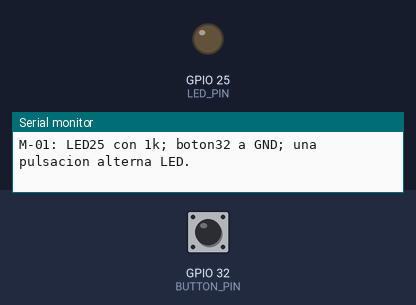
A sketch run on a simulated ESP32. Shown: output pins drawn as LEDs (lit = HIGH), the last lines printed to the serial monitor. The test bench sets the inputs (shaded band); at power-on: GPIO 32 (BUTTON_PIN) HIGH.

Above: at 1.2 s.
1.3 s: GPIO 32 (BUTTON_PIN) pulled LOW for 0.15 s
At 2.5 s:
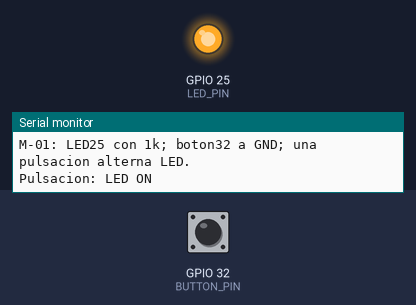
2.9 s: GPIO 32 (BUTTON_PIN) pulled LOW for 1 s
At 4.0 s:
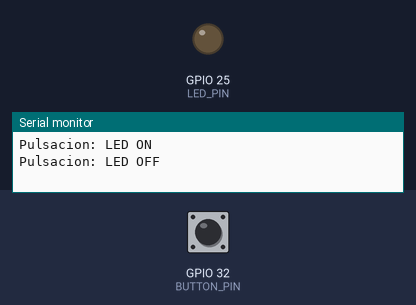
5.4 s: GPIO 32 (BUTTON_PIN) pulled LOW for 3.2 s
At 5.9 s:
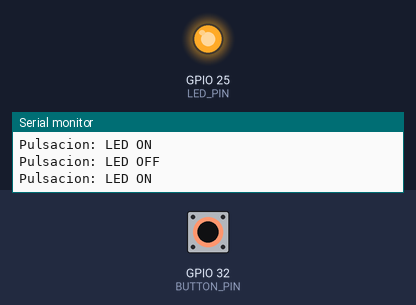
Timing chart, 0 to 8.4 s (numbered marks = the images above; inputs shaded):
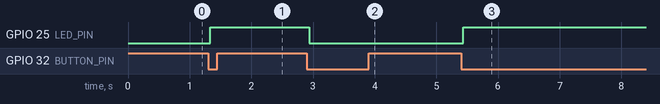

Measured:
- after the input at 1.3 s, GPIO 25 (LED_PIN): LOW → HIGH at once
- after the input at 2.9 s, GPIO 25 (LED_PIN): HIGH → LOW at once
- after the input at 5.4 s, GPIO 25 (LED_PIN): LOW → HIGH at once

The sketch:

led_button_bench.ino
```cpp
// M-01: solo LED GPIO25 con 1 kΩ en serie y botón GPIO32 hacia GND.
// Identificar placa/puerto y preservar respaldo antes de cualquier carga.
#include <Arduino.h>
constexpr uint8_t LED_PIN = 25, BUTTON_PIN = 32;
constexpr uint32_t DEBOUNCE_MS = 35;
int lastRead = HIGH, stable = HIGH;
uint32_t changedAt = 0;
bool on = false;
void setup() {
  Serial.begin(115200);
  digitalWrite(LED_PIN, LOW);
  pinMode(LED_PIN, OUTPUT);
  pinMode(BUTTON_PIN, INPUT_PULLUP);
  Serial.println("M-01: LED25 con 1k; boton32 a GND; una pulsacion alterna LED.");
}
void loop() {
  const uint32_t now = millis();
  const int value = digitalRead(BUTTON_PIN);
  if (value != lastRead) { lastRead = value; changedAt = now; }
  if (value != stable && now - changedAt >= DEBOUNCE_MS) {
    stable = value;
    if (stable == LOW) {
      on = !on;
      digitalWrite(LED_PIN, on ? HIGH : LOW);
      Serial.printf("Pulsacion: LED %s\n", on ? "ON" : "OFF");
    }
  }
}
```
